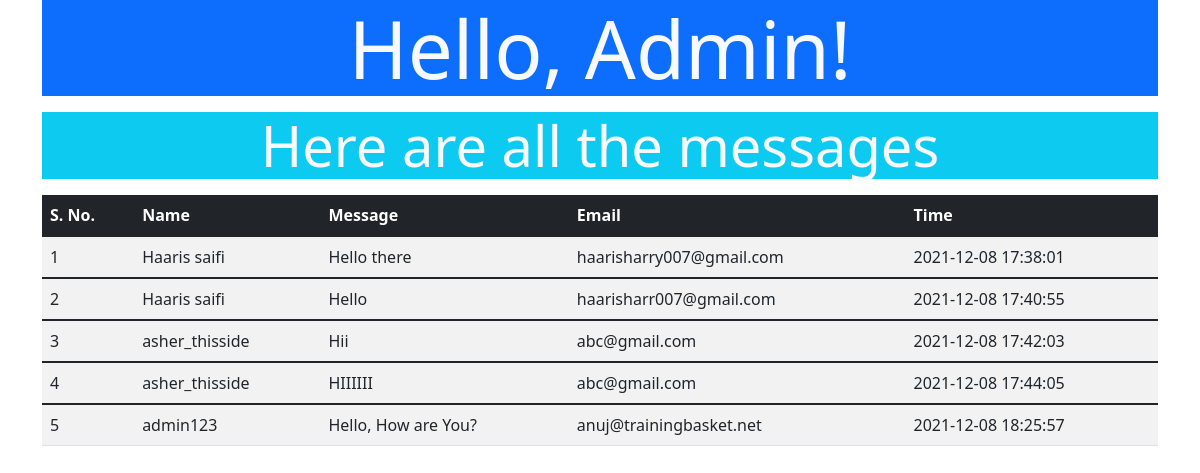
Screenshot of /admin/dashboard2.php (signed in) with the database file from the repository.
### tables this page shows
CREATE TABLE `message` (
  `id` int(11) NOT NULL,
  `name` varchar(35) NOT NULL,
  `email` varchar(50) NOT NULL,
  `message` text NOT NULL,
  `time` timestamp NOT NULL DEFAULT current_timestamp()
);

### admin/dashboard2.php (the view, shortened to what this page needs)
<?php
require "../dbcon.php";
?>
<!doctype html>
<html lang="en">
<head>
    <link href="https://cdn.jsdelivr.net/npm/bootstrap@5.1.3/dist/css/bootstrap.min.css" rel="stylesheet">
</head>
<body>
    <div class="container">
    <h1 class="text-center display-1 bg-primary text-light">Hello, Admin!</h1>
    <p class="text-center display-4 bg-info text-light mt-3"> Here are all the messages</p>
        <div class="table-responsive">
            <table class="table table-striped">
                <thead class="table-dark">
                    <tr>
                        <th>S. No.</th>
                        <th>Name</th>
                        <th>Message</th>
                        <th>Email</th>
                        <th>Time</th>
                    </tr>
                </thead>
                <?php
                $sql = "SELECT * FROM `message`";
                $query = mysqli_query($conn, $sql);
                $row = mysqli_num_rows($query);
                $count = 0;
                if($row > 1) {
                    while($data = mysqli_fetch_assoc($query)) {
                        $count++;
                ?>
                <tbody>
                    <tr>
                        <td><?php echo $count?></td>
                        <td><?php echo $data['name']?></td>
                        <td><?php echo $data['message']?></td>
                        <td><?php echo $data['email']?></td>
                        <td><?php echo $data['time']?></td>
                    </tr>
                </tbody>
                <?php
                  }
                }
                ?>
            </table>
        </div>
    </div>
</body>
</html>

### rows the page displays
message: name "Haaris saifi", message "Hello there", email "haarisharry007@gmail.com", time "2021-12-08 17:38:01"
message: name "Haaris saifi", message "Hello", email "haarisharr007@gmail.com", time "2021-12-08 17:40:55"
message: name "asher_thisside", message "Hii", email "abc@gmail.com", time "2021-12-08 17:42:03"
message: name "asher_thisside", message "HIIIIII", email "abc@gmail.com", time "2021-12-08 17:44:05"
message: name "admin123", message "Hello, How are You?", email "anuj@trainingbasket.net", time "2021-12-08 18:25:57"
